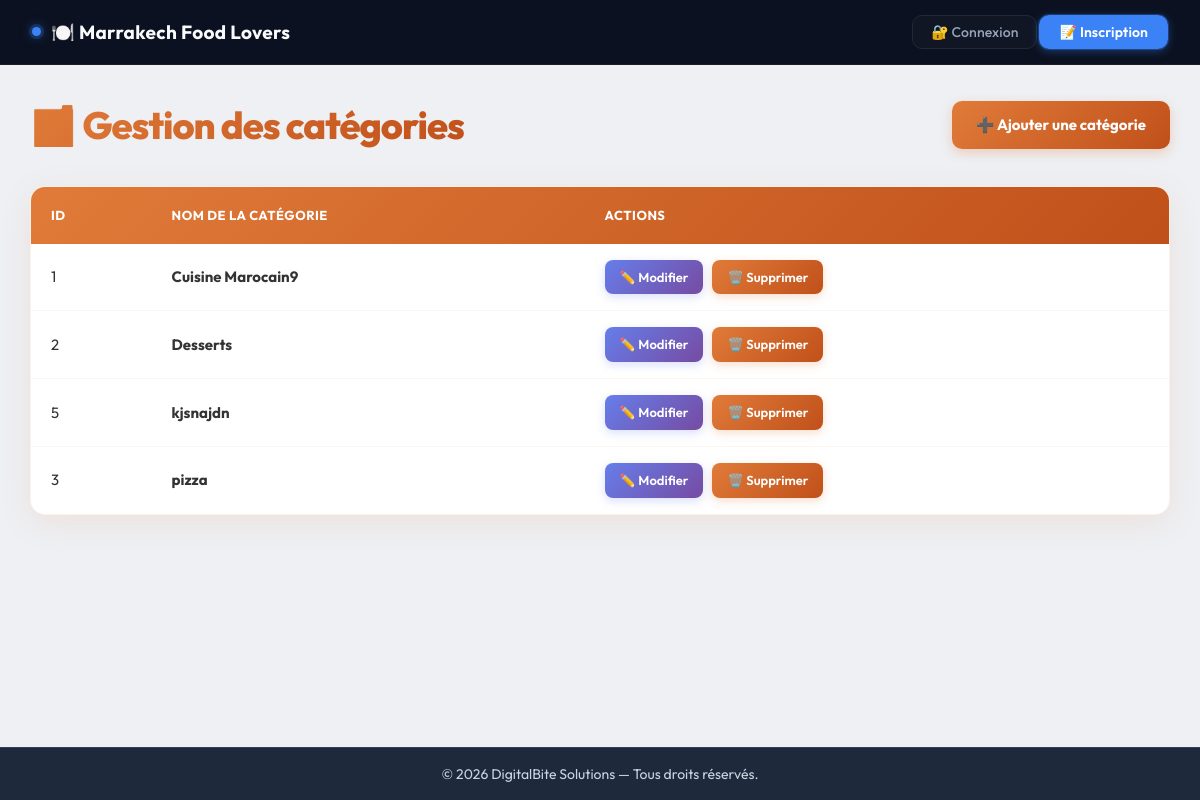
/categories.php, run on the app's committed database.
### tables this page shows
CREATE TABLE `categories` (
  `id` int(11) NOT NULL,
  `name` varchar(100) NOT NULL
);

### app/controllers/CategoryController.php (called while the page is built, shortened)
<?php
require_once __DIR__ . '/../models/Category.php';
class CategoryController {
    private $categoryModel;
    public function __construct() {
        $this->categoryModel = new Category();
    }
    public function index() {
        $categories = $this->categoryModel->getAll();
        require_once __DIR__ . '/../views/admin/categories.php';
    }
}
?>

### categories.php (called while the page is built)
<?php
require_once 'app/controllers/CategoryController.php';
$controller = new CategoryController();
$controller->index();
?>

### app/models/Database.php (called while the page is built, shortened)
<?php
class Database{
private static $instance = null ;
private $pdo;
private function __construct(){
    try{
        $this ->pdo = new PDO(
            'mysql:host=' . DB_HOST . ';dbname=' . DB_NAME . ';charset=utf8',
                DB_USER,
                DB_PASS
        );
        $this ->pdo->setAttribute(PDO::ATTR_ERRMODE, PDO::ERRMODE_EXCEPTION );
    }catch(PDOException $e){
        die ('Erreur de connexion : ' . $e->getMessage());
    }
}
public static function getInstance() {
        if (self::$instance === null) {
            self::$instance = new Database();
        }
        return self::$instance;
}
public function query($sql, $params = []) {
        $stmt = $this->pdo->prepare($sql);
        $stmt->execute($params);
        return $stmt;
}
}
?>

### app/models/Category.php (called while the page is built, shortened)
<?php
require_once __DIR__ . '/../models/Database.php';
class category {
    public function getAll() {
        $db =Database :: getInstance();
        $stmt = $db ->query('SELECT * FROM categories ORDER BY name ASC');
        return $stmt->fetchAll(PDO::FETCH_ASSOC);
    }
}
?>

### app/views/admin/categories.php (the view, shortened to what this page needs)
<?php require_once __DIR__ . '/../includes/header.php'; ?>
<div class="admin-wrapper">
    <div class="page-header">
        <h1>🗂️ Gestion des catégories</h1>
        <a href="/Marrakech_Food_Lovers/add_category.php" class="btn-add">➕ Ajouter une catégorie</a>
    </div>
    <div class="table-card">
        <?php if (count($categories) > 0) : ?>
        <table>
            <thead>
                <tr>
                    <th>ID</th>
                    <th>Nom de la catégorie</th>
                    <th>Actions</th>
                </tr>
            </thead>
            <tbody>
                <?php foreach ($categories as $category) : ?>
                <tr>
                    <td><?= $category['id'] ?></td>
                    <td><strong><?= htmlspecialchars($category['name']) ?></strong></td>
                    <td>
                        <a href="/Marrakech_Food_Lovers/edit_category.php?id=<?= $category['id'] ?>"
                           class="btn-edit">✏️ Modifier</a>
                        <a href="/Marrakech_Food_Lovers/delete_category.php?id=<?= $category['id'] ?>"
                           onclick="return confirm('Supprimer cette catégorie ?')"
                           class="btn-delete">🗑️ Supprimer</a>
                    </td>
                </tr>
                <?php endforeach; ?>
            </tbody>
        </table>
        <?php else : ?>
            <div class="empty-state">Aucune catégorie trouvée. Commencez par en créer une !</div>
        <?php endif; ?>
    </div>
</div>
<?php require_once __DIR__ . '/../includes/footer.php'; ?>

### public/css/style.css (style rules this page uses)
:root { --primary: #4f46e5; --primary-hover: #4338ca; --secondary: #10b981; --secondary-hover:#059669; --danger: #ef4444; --danger-hover: #dc2626; --bg-page: #eef0f4; --bg-card: #ffffff; --bg-content: #f8fafc; --text-primary: #0f172a; --text-secondary: #475569; --text-muted: #94a3b8; --bg-dark: #0b1120; --border: #e2e8f0; --table-header: #f28b82; --radius-sm: 6px; --radius-md: 10px; --radius-lg: 14px; --radius-xl: 18px; --radius-2xl: 24px; --shadow-xs: 0 1px 2px rgba(0,0,0,0.04); --shadow-sm: 0 2px 6px rgba(0,0,0,0.06); --shadow-md: 0 4px 12px rgba(0,0,0,0.08); --shadow-lg: 0 8px 24px rgba(0,0,0,0.10); --shadow-xl: 0 16px 40px rgba(0,0,0,0.14); --bar-blue: #4f46e5; --bar-purple: #7c3aed; --bar-green: #10b981; --bar-orange: #f59e0b; }
*, *::before, *::after { margin: 0; padding: 0; box-sizing: border-box; }
html { scroll-behavior: smooth; }
body { font-family: 'Outfit', 'Segoe UI', Tahoma, sans-serif; font-size: 15px; font-weight: 400; color: var(--text-primary); background-color: var(--bg-page); line-height: 1.6; min-height: 100vh; display: flex; flex-direction: column; }

### app/views/admin/categories.php (style rules this page uses)
.admin-wrapper { display: flex; flex-direction: column; gap: 30px; padding: 30px; }
.page-header { display: flex; align-items: center; justify-content: space-between; flex-wrap: wrap; gap: 14px; animation: slideInUp 0.6s ease-out; }
.page-header h1 { font-size: 38px; background: linear-gradient(135deg, #e07b39 0%, #c0501a 100%); -webkit-background-clip: text; -webkit-text-fill-color: transparent; background-clip: text; font-weight: 800; letter-spacing: -1px; margin: 0; }
.btn-add { display: inline-block; padding: 12px 24px; background: linear-gradient(135deg, #e07b39 0%, #c0501a 100%); color: white; text-decoration: none; border-radius: 10px; font-weight: 700; font-size: 15px; box-shadow: 0 4px 12px rgba(224, 123, 57, 0.3); transition: all 0.3s ease; }
.table-card { background: white; border-radius: 15px; box-shadow: 0 8px 32px rgba(224, 123, 57, 0.12); border: 1px solid rgba(224, 123, 57, 0.1); overflow: hidden; animation: slideInUp 0.7s ease-out 0.1s backwards; }
.table-card table { width: 100%; border-collapse: collapse; }
.table-card thead { background: linear-gradient(135deg, #e07b39 0%, #c0501a 100%); color: white; }
.table-card th { padding: 18px 20px; text-align: left; font-weight: 700; font-size: 13px; text-transform: uppercase; letter-spacing: 0.5px; }
.table-card td { padding: 16px 20px; border-bottom: 1px solid rgba(224, 123, 57, 0.08); color: #333; font-size: 15px; }
.table-card tbody tr { transition: background 0.2s ease; }
.table-card tbody tr:last-child td { border-bottom: none; }
.btn-edit, .btn-delete { display: inline-block; padding: 7px 15px; border-radius: 8px; font-weight: 600; font-size: 13px; text-decoration: none; transition: all 0.3s ease; margin-right: 6px; border: none; cursor: pointer; }
.btn-edit { background: linear-gradient(135deg, #667eea 0%, #764ba2 100%); color: white; box-shadow: 0 3px 10px rgba(102, 126, 234, 0.25); }
.btn-delete { background: linear-gradient(135deg, #e07b39 0%, #c0501a 100%); color: white; box-shadow: 0 3px 10px rgba(224, 123, 57, 0.25); }

### app/views/includes/footer.php (style rules this page uses)
body { display:flex; flex-direction:column; min-height:100vh; }

### data on the page
categories: id "1", name "Cuisine Marocain9"
categories: id "2", name "Desserts"
categories: id "5", name "kjsnajdn"
categories: id "3", name "pizza"
